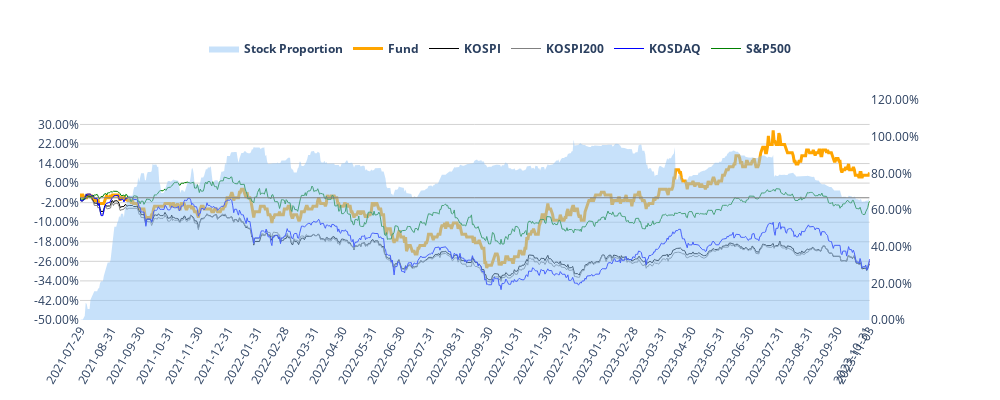

The notebook cell this image was saved under:
### Code cell
p= Perfomance(fund_code="100004", option = 'usd')
p.get_performance_plot()

### Figure 1 — Plotly figure (JSON) as saved in the notebook; plotly's stock layout.template omitted (floating-point values rounded to 4 significant figures; data arrays with more than 128 entries replaced by an {"elided": "..."} marker saying what was removed)
{"data": [{"fill": "tozeroy", "line": {"color": "#90c4f5", "width": 0}, "name": "<b>Stock Proportion</b>", "opacity": 0.1, "type": "scatter", "x": {"elided": "828 str values"}, "xaxis": "x", "y": {"elided": "828 float values"}, "yaxis": "y2"}, {"line": {"color": "orange", "width": 3}, "name": "<b>Fund</b>", "type": "scatter", "x": {"elided": "828 str values"}, "xaxis": "x", "y": {"elided": "828 float values"}, "yaxis": "y"}, {"line": {"color": "black", "width": 1}, "name": "<b>KOSPI</b>", "type": "scatter", "x": {"elided": "828 str values"}, "xaxis": "x", "y": {"elided": "828 float values"}, "yaxis": "y"}, {"line": {"color": "gray", "width": 1}, "name": "<b>KOSPI200</b>", "type": "scatter", "x": {"elided": "828 str values"}, "xaxis": "x", "y": {"elided": "828 float values"}, "yaxis": "y"}, {"line": {"color": "blue", "width": 1}, "name": "<b>KOSDAQ</b>", "type": "scatter", "x": {"elided": "828 str values"}, "xaxis": "x", "y": {"elided": "828 float values"}, "yaxis": "y"}, {"line": {"color": "green", "width": 1}, "name": "<b>S&P500</b>", "type": "scatter", "x": {"elided": "828 str values"}, "xaxis": "x", "y": {"elided": "828 float values"}, "yaxis": "y"}], "layout": {"height": 400, "legend": {"orientation": "h", "x": 0.5, "xanchor": "center", "y": 1.3, "yanchor": "top"}, "paper_bgcolor": "white", "plot_bgcolor": "white", "shapes": [{"line": {"color": "Gray", "width": 1}, "type": "line", "x0": "2021-07-29T00:00:00", "x1": "2023-11-03T00:00:00", "y0": 0, "y1": 0}], "width": 1000, "xaxis": {"anchor": "y", "domain": [0, 0.94], "range": ["2021-07-29T00:00:00", "2023-11-03T00:00:00"], "showgrid": false, "tickangle": -60, "tickmode": "array", "ticktext": ["2021-07-29", "2021-08-31", "2021-09-30", "2021-10-31", "2021-11-30", "2021-12-31", "2022-01-31", "2022-02-28", "2022-03-31", "2022-04-30", "2022-05-31", "2022-06-30", "2022-07-31", "2022-08-31", "2022-09-30", "2022-10-31", "2022-11-30", "2022-12-31", "2023-01-31", "2023-02-28", "2023-03-31", "2023-04-30", "2023-05-31", "2023-06-30", "2023-07-31", "2023-08-31", "2023-09-30", "2023-10-31", "2023-11-03"], "tickvals": ["2021-07-29T00:00:00", "2021-08-31T00:00:00", "2021-09-30T00:00:00", "2021-10-31T00:00:00", "2021-11-30T00:00:00", "2021-12-31T00:00:00", "2022-01-31T00:00:00", "2022-02-28T00:00:00", "2022-03-31T00:00:00", "2022-04-30T00:00:00", "2022-05-31T00:00:00", "2022-06-30T00:00:00", "2022-07-31T00:00:00", "2022-08-31T00:00:00", "2022-09-30T00:00:00", "2022-10-31T00:00:00", "2022-11-30T00:00:00", "2022-12-31T00:00:00", "2023-01-31T00:00:00", "2023-02-28T00:00:00", "2023-03-31T00:00:00", "2023-04-30T00:00:00", "2023-05-31T00:00:00", "2023-06-30T00:00:00", "2023-07-31T00:00:00", "2023-08-31T00:00:00", "2023-09-30T00:00:00", "2023-10-31T00:00:00", "2023-11-03T00:00:00"]}, "yaxis": {"anchor": "x", "domain": [0, 1], "gridcolor": "lightgrey", "nticks": 11, "range": [-50, 40], "showgrid": true, "ticktext": ["-50.00%", "-42.00%", "-34.00%", "-26.00%", "-18.00%", "-10.00%", "-2.00%", "6.00%", "14.00%", "22.00%", "30.00%"], "tickvals": [-50, -42, -34, -26, -18, -10, -2, 6, 14, 22, 30]}, "yaxis2": {"anchor": "x", "nticks": 7, "overlaying": "y", "range": [0, 120], "showgrid": false, "side": "right", "ticktext": ["0.00%", "20.00%", "40.00%", "60.00%", "80.00%", "100.00%", "120.00%"], "tickvals": [0, 20, 40, 60, 80, 100, 120]}}}
